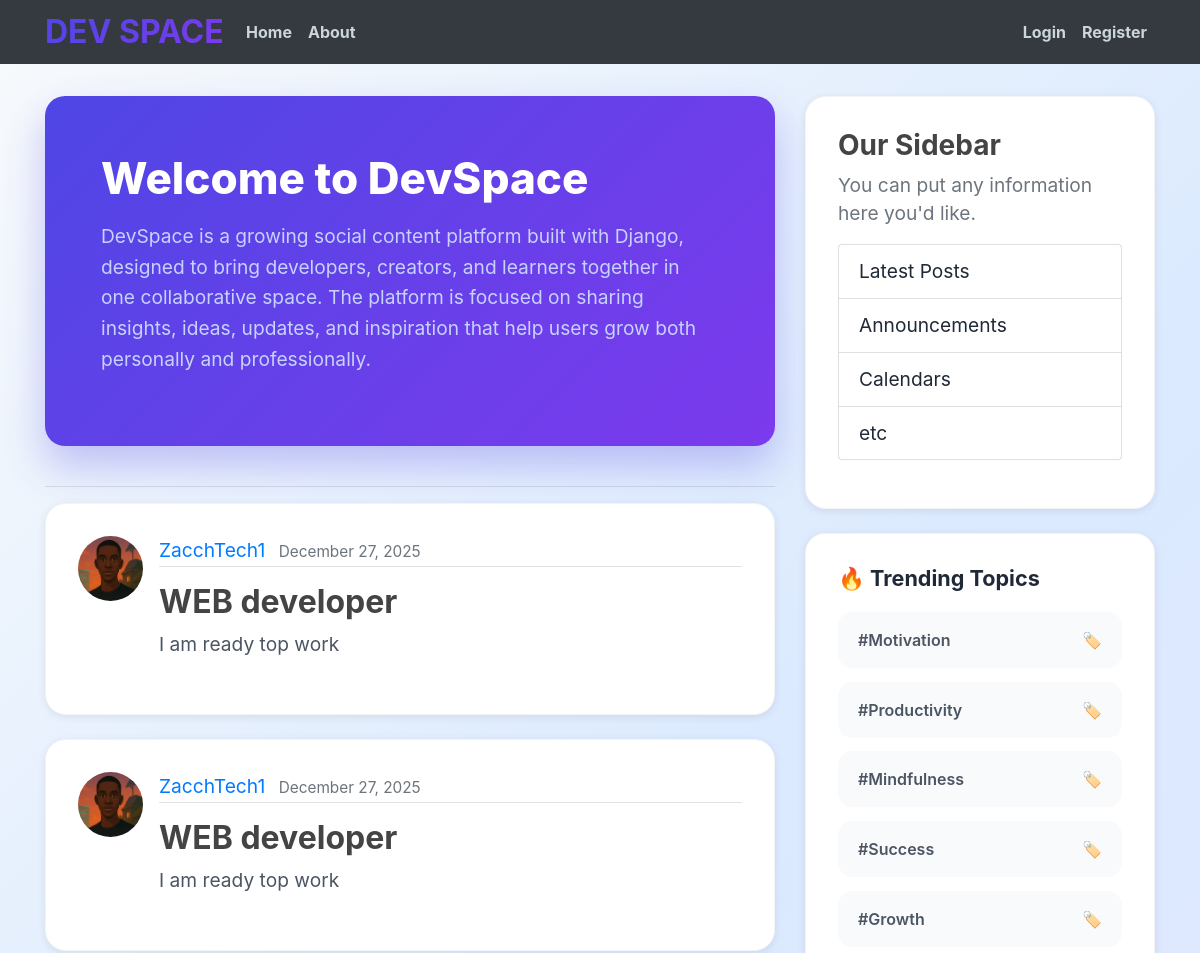
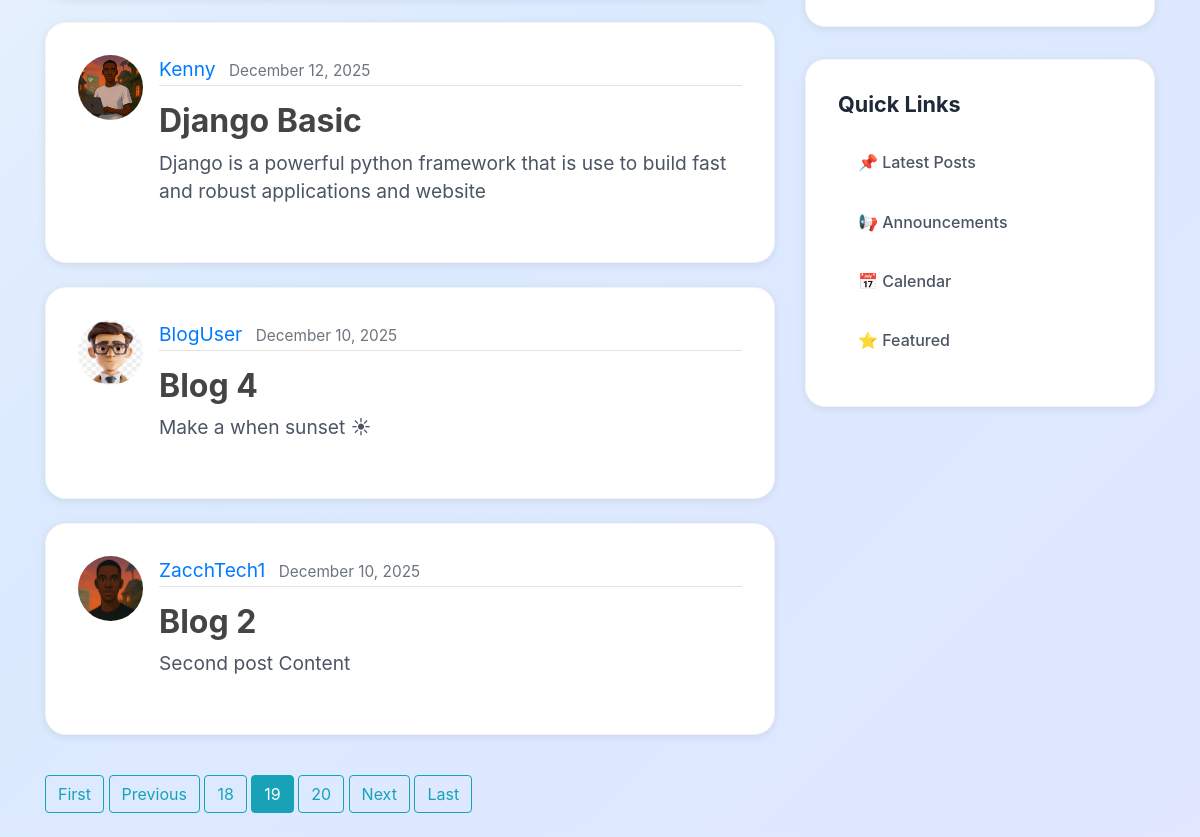
Page /?page=19 on the committed database (2 pictures, top to bottom).
### blog/models.py (models this page shows, shortened)
class post(models.Model):
    title = models.CharField(max_length=100)
    content = models.TextField()
    date_posted = models.DateTimeField(default=timezone.now)
    author = models.ForeignKey(User, on_delete=models.CASCADE)

### users/models.py (models this page shows, shortened)
class profile(models.Model):
    user = models.OneToOneField(User, on_delete=models.CASCADE)
    image = models.ImageField(default='default.jpg', upload_to='profile_pics')

### blog/views.py (the view)
# urls.py: path('', PostListView.as_view(), name='blog-home'),
class PostListView(ListView):
    model = post
    template_name = 'blog/home.html'
    context_object_name = 'posts'
    ordering = ['-date_posted']
    paginate_by = 5

### blog/templates/blog/home.html
{% extends "blog/base.html" %}
{% block content %}
<div class="hero">
<h2>Welcome to DevSpace</h2>
<p>DevSpace is a growing social content platform built with Django, designed
to bring developers, creators, and learners together in one collaborative space.
 The platform is focused on sharing insights, ideas, updates, and inspiration that help
  users grow both personally and professionally.
</p>
</div>
  <hr>
{% for post in posts %}
<article class="media content-section">
    <img class="rounded-circle article-img" src="{{ post.author.profile.image.url }}">
    <div class="media-body">
        <div class="article-metadata">
            <a class="mr-2" href="{% url 'user-posts' post.author.username %}">
                {{ post.author }}
            </a>
            <small class="text-muted">{{ post.date_posted|date:"F d, Y" }}</small>
        </div>
        <h2>
            <a class="article-title" href="{% url 'post-detail' post.id %}">
                {{ post.title }}
            </a>
        </h2>
        <p class="article-content">{{ post.content }}</p>
    </div>
</article>
{% endfor %}
<div class="paginate">
{% if is_paginated %}
    {% if page_obj.has_previous %}
        <a class="btn btn-outline-info mb-4" href="?page=1">First</a>
        <a class="btn btn-outline-info mb-4" href="?page={{ page_obj.previous_page_number }}">Previous</a>
    {% endif %}
    {% for num in page_obj.paginator.page_range %}
        {% if page_obj.number == num %}
            <a class="btn btn-info mb-4" href="?page={{ num }}">{{ num }}</a>
        {% elif num > page_obj.number|add:"-2" and num < page_obj.number|add:"2" %}
            <a class="btn btn-outline-info mb-4" href="?page={{ num }}">{{ num }}</a>
        {% endif %}
    {% endfor %}
    {% if page_obj.has_next %}
        <a class="btn btn-outline-info mb-4" href="?page={{ page_obj.next_page_number }}">Next</a>
        <a class="btn btn-outline-info mb-4" href="?page={{ page_obj.paginator.num_pages }}">Last</a>
    {% endif %}
{% endif %}
</div>
{% endblock content %}

### blog/static/blog/main.css (style rules this page uses)
* { margin: 0; padding: 0; box-sizing: border-box; }
body { margin-top: 6rem; font-family: -apple-system, BlinkMacSystemFont, 'Segoe UI', Roboto, Oxygen, Ubuntu, Cantarell, sans-serif; background: linear-gradient(135deg, #f8fafc 0%, #dbeafe 50%, #e0e7ff 100%); min-height: 100vh; color: #1f2937; }
h1, h2, h3, h4, h5, h6 { color: #444444; font-weight: bold; }
.hero { background: linear-gradient(135deg, #4f46e5 0%, #7c3aed 100%); border-radius: 1.25rem; padding: 3.5rem; color: white; margin-bottom: 2.5rem; box-shadow: 0 20px 40px rgba(79, 70, 229, 0.3); }
.hero h2 { font-size: 2.75rem; margin-bottom: 1rem; font-weight: 800; color: white; }
.hero p { font-size: 1.2rem; color: #c7d2fe; line-height: 1.6; }
.content-section { background: white; border-radius: 1.3rem; padding: 2rem; margin-bottom: 1.5rem; box-shadow: 0 2px 8px rgba(0, 0, 0, 0.08); border: 1px solid #f3f4f6; transition: all 0.4s; font-size: 1.2rem; }
.article-title { color: #444444; font-weight: bold; }
.article-content { white-space: pre-line; color: #4b5563; margin-bottom: 1.5rem; }
.article-img { height: 65px; width: 65px; margin-right: 16px; }
.article-metadata { padding-bottom: 1px; margin-bottom: 1rem; border-bottom: 1px solid #e3e3e3 }
.paginate { margin-top: 2.5rem; }
@media (max-width:1680px) { .hero { font-size: 10rem; } }

### rows in the picture
post: author.profile.image (picture), author "ZacchTech1", date_posted "December 27, 2025", title "WEB developer", content "I am ready top work"
post: author.profile.image (picture), author "ZacchTech1", date_posted "December 27, 2025", title "WEB developer", content "I am ready top work"
post: author.profile.image (placeholder picture), author "Kenny", date_posted "December 12, 2025", title "Django Basic", content "Django is a powerful python framework that is use to build fast and robust applications and website"
post: author.profile.image (placeholder picture), author "BlogUser", date_posted "December 10, 2025", title "Blog 4", content "Make a when sunset ☀"
post: author.profile.image (picture), author "ZacchTech1", date_posted "December 10, 2025", title "Blog 2", content "Second post Content"

### other values in the picture
{{ num }} "18" "20"
{{ num }} "19"
